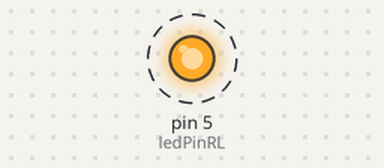
The sketch below on a simulated Arduino Uno, built with avr-gcc and run on an emulated ATmega328P. Parts: output pins drawn as LEDs (lit = HIGH). Dashed ring = blinking.

Above: at 0.12 s.
Timing chart, 0 to 3.0 s (numbered marks = the images above):
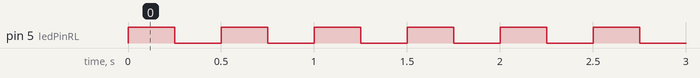

Measured:
- by itself, pin 5 (ledPinRL): alternates HIGH for 0.25 s and LOW for 0.25 s

The sketch:

controlling_an_led.ino
```cpp
/*
 Name:		controlling_an_led.ino
 Created:	10-Nov-18 05:34:33 PM
 Author:	Arjan Lemmens
*/

const int ledPinRL = 5;

// the setup function runs once when you press reset or power the board
void setup() {
	pinMode(ledPinRL, OUTPUT);
}

// the loop function runs over and over again until power down or reset
void loop() {
	digitalWrite(ledPinRL, HIGH);
	delay(250);
	digitalWrite(ledPinRL, LOW);
	delay(250);
}
```
